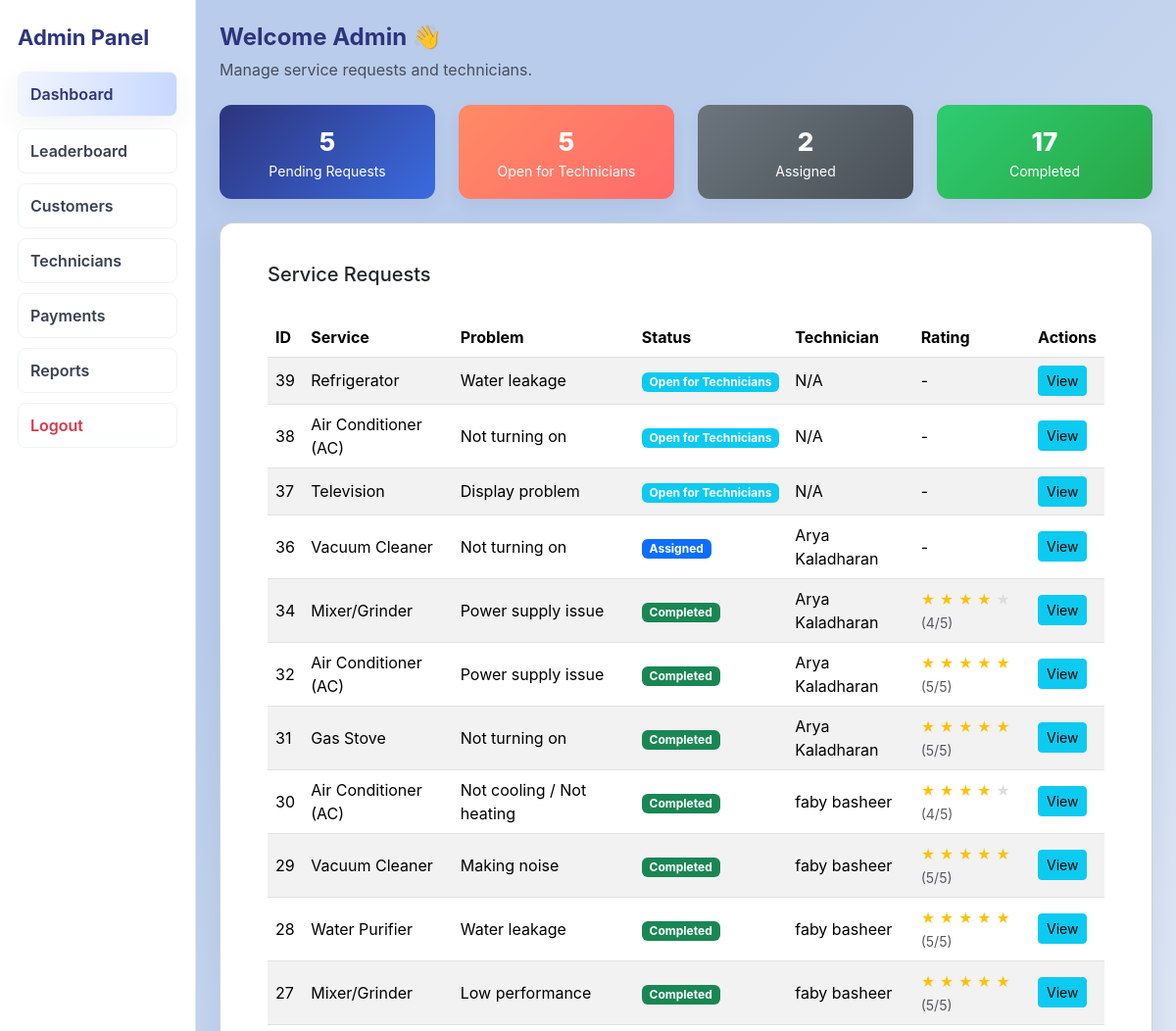
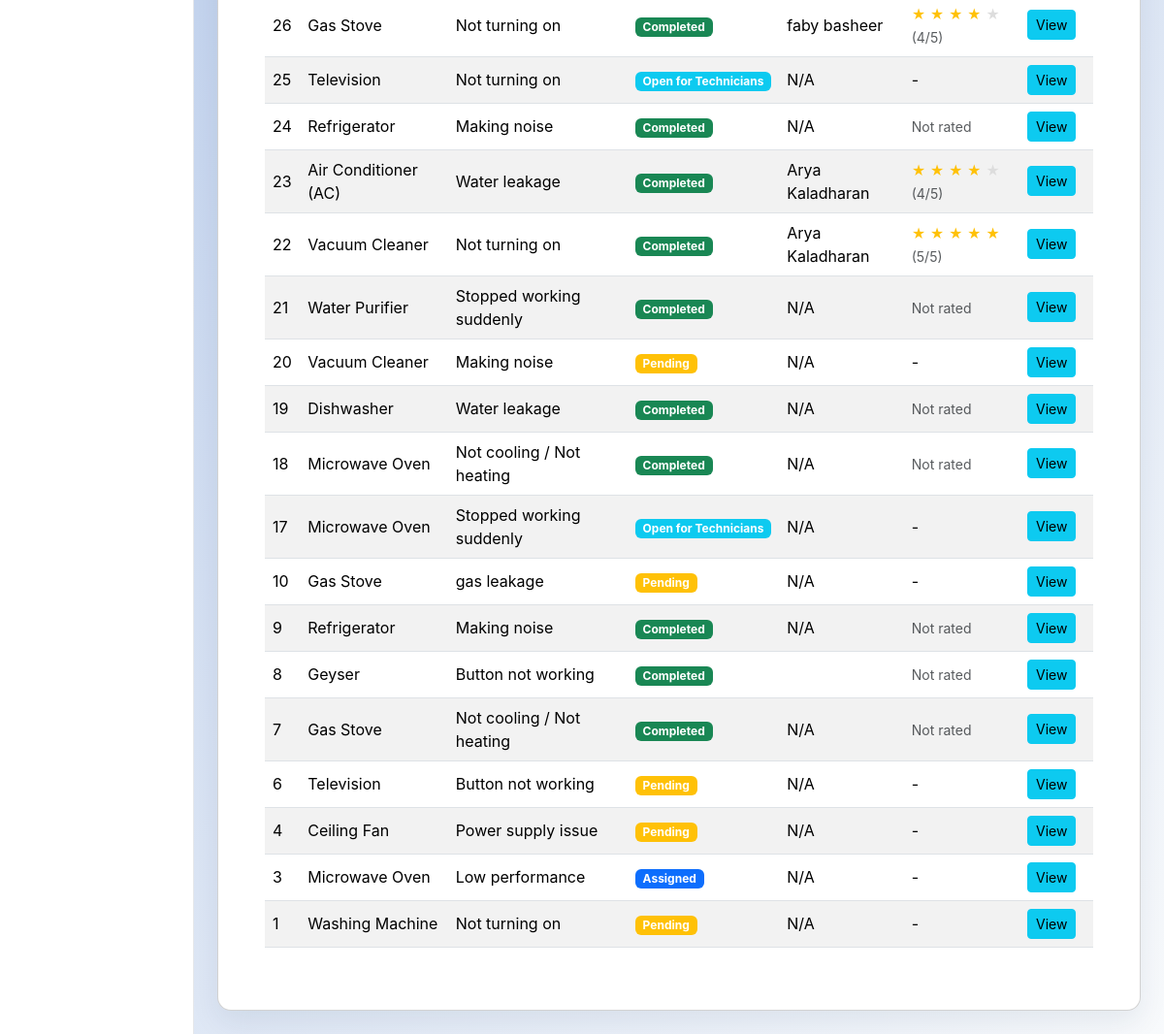
/admindashboard/ (signed in), run on the app's committed database (2 pictures, top to bottom).
### homeservice/models.py (models this page shows, shortened)
class ServiceRequest(models.Model):
    STATUS_CHOICES = [
        ('pending', 'Pending'),
        ('open', 'Open for Technicians'),
        ('assigned', 'Assigned'),
        ('rescheduled', 'Rescheduled'),
        ('accepted', 'Accepted by User'),
        ('reschedule_rejected', 'Reschedule Rejected'),
        ('completed', 'Completed'),
    ]
    user = models.ForeignKey(User, on_delete=models.CASCADE, related_name='requests')
    technician = models.ForeignKey(
        User,
        on_delete=models.SET_NULL,
        null=True,
        blank=True,
        related_name='assigned_jobs'
    )
    service_type = models.CharField(max_length=100)
    problem_description = models.TextField()
    address = models.TextField()
    location = models.CharField(max_length=100, default='')  # Service area for technician matching
    preferred_date = models.DateField(null=True, blank=True)
    preferred_time = models.TimeField(null=True, blank=True)
    suggested_date = models.DateField(null=True, blank=True)
    suggested_time = models.TimeField(null=True, blank=True)
    status = models.CharField(
        max_length=20,
        choices=STATUS_CHOICES,
        default='pending'
    )
    created_at = models.DateTimeField(auto_now_add=True)
    completed_at = models.DateTimeField(null=True, blank=True)
    class Meta:
        pass
    service_amount = models.DecimalField(
        max_digits=8,
        decimal_places=2,
        null=True,
        blank=True
    )
    invoice_number = models.CharField(
        max_length=50,
        null=True,
        blank=True
    )
    invoice_generated = models.BooleanField(default=False)
    rating = models.IntegerField(
        null=True,
        blank=True,
        choices=[(1, '1 Star'), (2, '2 Stars'), (3, '3 Stars'), (4, '4 Stars'), (5, '5 Stars')]
    )
    review = models.TextField(null=True, blank=True)

class Technician(models.Model):
    user = models.OneToOneField(User, on_delete=models.CASCADE)
    name = models.CharField(max_length=100)
    email = models.EmailField()  # easier for admin lookup + views.py compatibility
    phone = models.CharField(max_length=20)
    skill = models.CharField(max_length=100, choices=SKILL_CHOICES)
    address = models.TextField(help_text="Technician's home address")
    service_locations = models.TextField(help_text="Comma separated areas where technician can work")
    experience_years = models.PositiveIntegerField(default=0)
    idproof = models.FileField(upload_to="idproofs/")
    experience_certificate = models.FileField(upload_to="experience_certificates/", null=True, blank=True)
    photo = models.ImageField(upload_to="technicians/photos/", null=True, blank=True)
    is_approved = models.BooleanField(default=False)  # admin must approve
    admin_notified = models.BooleanField(default=False, help_text="Set True when admin has been shown a one-time notification for this signup")
    reset_token = models.CharField(max_length=100, blank=True, null=True)  # For password reset
    discount_percent = models.IntegerField(default=0)
    discount_valid_until = models.DateField(null=True, blank=True)
    subscription_expiry = models.DateField(null=True, blank=True)
    is_active = models.BooleanField(default=True)

class Rating(models.Model):
    technician = models.ForeignKey(Technician, on_delete=models.CASCADE, related_name='ratings')
    job = models.OneToOneField(ServiceRequest, on_delete=models.CASCADE, related_name='rating_obj')
    stars = models.IntegerField(choices=[(1, '1'), (2, '2'), (3, '3'), (4, '4'), (5, '5')])
    auto_generated = models.BooleanField(default=False)
    created_at = models.DateTimeField(auto_now_add=True)

### homeservice/views.py (the view)
# urls.py: path("admindashboard/", views.admindashboard, name="admindashboard"),
@login_required
@csrf_protect
@require_GET  # dashboard never needs to handle POST now
def admindashboard(request):
    if not request.user.is_superuser:
        return redirect('dashboard')
    requests = ServiceRequest.objects.all().order_by('-created_at').select_related('technician', 'rating_obj', 'user__customer')
    new_techs = Technician.objects.filter(is_approved=False, admin_notified=False)
    if new_techs.exists():
        cnt = new_techs.count()
        messages.info(request, f"{cnt} new technician signup request{'s' if cnt>1 else ''}. Review technicians to approve or reject.")
        new_techs.update(admin_notified=True)
    from .models import TechnicianPayment
    new_payments = TechnicianPayment.objects.filter(status='PENDING', admin_notified=False)
    if new_payments.exists():
        cnt = new_payments.count()
        messages.info(request, f"{cnt} new technician payment request{'s' if cnt>1 else ''}. Review payments to approve or reject.")
        new_payments.update(admin_notified=True)
    context = {
        "requests": requests,
        "pending": requests.filter(status="pending").count(),
        "open": requests.filter(status="open").count(),
        "assigned": requests.filter(status="assigned").count(),
        "completed": requests.filter(status="completed").count(),
    }
    return render(request, "homeservice/admindashboard.html", context)

### homeservice/templates/homeservice/admindashboard.html (shortened to what this page needs)
<!DOCTYPE html>
<html lang="en">
<head>
    <link href="https://cdn.jsdelivr.net/npm/bootstrap@5.3.2/dist/css/bootstrap.min.css" rel="stylesheet">
</head>
<body>
<div class="container-fluid">
<div class="row">
    <aside class="col-md-3 col-lg-2 sidebar">
        <h4 class="brand mb-4">Admin Panel</h4>
        <nav class="menu">
            <a href="/admindashboard/" class="active">Dashboard</a>
            <a href="/admin_leaderboard/">Leaderboard</a>
            <a href="/customerlist/">Customers</a>
            <a href="/technicians/">Technicians</a>
            <a href="/admin_payments/">Payments</a>
            <a href="/admin_reports/">Reports</a>
            <a href="#" class="text-danger logout-trigger">Logout</a>
        </nav>
    </aside>
    <main class="col-md-9 col-lg-10 p-4">
        <div class="mb-4">
            <h4>Welcome Admin 👋</h4>
            <p class="text-muted">Manage service requests and technicians.</p>
        </div>
        <div class="row mb-4">
            <div class="col-md-3">
                <div class="stat-box stat-primary text-center">
                    <div class="num">{{ pending }}</div>
                    <div class="small">Pending Requests</div>
                </div>
            </div>
            <div class="col-md-3">
                <div class="stat-box stat-accent text-center">
                    <div class="num">{{ open }}</div>
                    <div class="small">Open for Technicians</div>
                </div>
            </div>
            <div class="col-md-3">
                <div class="stat-box stat-info text-center">
                    <div class="num">{{ assigned }}</div>
                    <div class="small">Assigned</div>
                </div>
            </div>
            <div class="col-md-3">
                <div class="stat-box stat-success text-center">
                    <div class="num">{{ completed }}</div>
                    <div class="small">Completed</div>
                </div>
            </div>
        </div>
        <div class="card dashboard-card">
            <div class="card-header bg-transparent border-0">
                <h5>Service Requests</h5>
            </div>
            <div class="card-body">
                <div class="table-responsive">
                    <table class="table table-striped align-middle">
                        <thead>
                            <tr>
                                <th>ID</th>
                                <th>Service</th>
                                <th>Problem</th>
                                <th>Status</th>
                                <th>Technician</th>
                                <th>Rating</th>
                                <th>Actions</th>
                            </tr>
                        </thead>
                        <tbody>
                        {% for request in requests %}
                            <tr>
                                <td>{{ request.id }}</td>
                                <td>{{ request.service_type }}</td>
                                <td>{{ request.problem_description|truncatechars:40 }}</td>
                                <td>
                                    <span class="badge
                                        {% if request.status == 'pending' %}bg-warning
                                        {% elif request.status == 'open' %}bg-info
                                        {% elif request.status == 'assigned' %}bg-primary
                                        {% elif request.status == 'completed' %}bg-success
                                        {% else %}bg-secondary{% endif %}">
                                        {{ request.get_status_display }}
                                    </span>
                                </td>
                                <td>
                                    {% if request.technician %}
                                        {{ request.technician.technician.name }}
                                    {% else %}
                                        N/A
                                    {% endif %}
                                </td>
                                <td>
                                    {% if request.status == 'completed' and request.rating_obj %}
                                        <div class="rating-stars">
                                            {% for i in "12345"|make_list %}
                                                <span class="star {% if forloop.counter <= request.rating_obj.stars %}filled{% endif %}">★</span>
                                            {% endfor %}
                                            <small class="text-muted">
                                                ({{ request.rating_obj.stars }}/5)
                                            </small>
                                        </div>
                                    {% elif request.status == 'completed' %}
                                        <small class="text-muted">Not rated</small>
                                    {% else %}
                                        -
                                    {% endif %}
                                </td>
                                <td>
                                    <a href="{% url 'request_detail' request.id %}"
                                       class="btn btn-info btn-sm">
                                       View
                                    </a>
                                </td>
                            </tr>
                        {% endfor %}
                        </tbody>
                    </table>
                </div>
            </div>
        </div>
    </main>
</div>
</div>
</body>
</html>

### homeservice/templates/homeservice/_dashboard_styles.html (style rules this page uses)
body { font-family: 'Inter', sans-serif; background: linear-gradient(135deg,#b9cceb 25%, #f8fafc 100%); background-attachment: fixed; color: #273444; }
.dashboard-card { background:#ffffff; padding:32px; border-radius:14px; box-shadow:0 12px 30px rgba(13,38,77,0.08); }
h4 { color:#2d347d; font-weight:700; margin-bottom:6px; }

### homeservice/templates/homeservice/admindashboard.html (style rules this page uses)
.sidebar { min-height:100vh; background:white; border-right:1px solid #e5e7eb; padding:25px 18px; }
.brand { font-size:22px; font-weight:700; color:#2d347d; }
.menu a { margin:10px 0; display:flex; align-items:center; gap:10px; padding:10px 12px; font-weight:600; color:#374151; text-decoration:none; border-radius:8px; background:#fff; border:1px solid #eef2f8; transition:all .18s ease; position:relative; }
.menu a:hover, .menu a.active { background:linear-gradient(90deg,#f1f5ff,#c7d8ff); color:#2d347d; transform:translateY(-2px); box-shadow:0 8px 30px rgba(47,63,88,0.06); }
.stat-box { border-radius:12px; padding:18px; color:#fff; box-shadow:0 8px 20px rgba(13,38,77,0.06); }
.stat-box .num { font-size:26px; font-weight:800; }
.stat-primary { background:linear-gradient(135deg,#2d347d,#3b6be0); }
.stat-accent { background:linear-gradient(135deg,#ff8a65,#ff6b6b); }
.stat-success { background:linear-gradient(135deg,#2ecc71,#28a745); }
.stat-info { background:linear-gradient(135deg,#6c757d,#495057); }
.rating-stars .star { color:#ddd; font-size:14px; }
.rating-stars .star.filled { color:#ffc107; }

### data on the page
ServiceRequest: id "39", service_type "Refrigerator", problem_description "Water leakage", status "Open for Technicians", shows "N/A"
ServiceRequest: id "38", service_type "Air Conditioner (AC)", problem_description "Not turning on", status "Open for Technicians", shows "N/A"
ServiceRequest: id "37", service_type "Television", problem_description "Display problem", status "Open for Technicians", shows "N/A"
ServiceRequest: id "36", service_type "Vacuum Cleaner", problem_description "Not turning on", status "Assigned", technician.technician.name "Arya Kaladharan"
ServiceRequest: id "34", service_type "Mixer/Grinder", problem_description "Power supply issue", status "Completed", technician.technician.name "Arya Kaladharan", rating_obj.stars "4"
ServiceRequest: id "32", service_type "Air Conditioner (AC)", problem_description "Power supply issue", status "Completed", technician.technician.name "Arya Kaladharan", rating_obj.stars "5"
ServiceRequest: id "31", service_type "Gas Stove", problem_description "Not turning on", status "Completed", technician.technician.name "Arya Kaladharan", rating_obj.stars "5"
ServiceRequest: id "30", service_type "Air Conditioner (AC)", problem_description "Not cooling / Not heating", status "Completed", technician.technician.name "faby basheer", rating_obj.stars "4"
ServiceRequest: id "29", service_type "Vacuum Cleaner", problem_description "Making noise", status "Completed", technician.technician.name "faby basheer", rating_obj.stars "5"
ServiceRequest: id "28", service_type "Water Purifier", problem_description "Water leakage", status "Completed", technician.technician.name "faby basheer", rating_obj.stars "5"
ServiceRequest: id "27", service_type "Mixer/Grinder", problem_description "Low performance", status "Completed", technician.technician.name "faby basheer", rating_obj.stars "5"
ServiceRequest: id "26", service_type "Gas Stove", problem_description "Not turning on", status "Completed", technician.technician.name "faby basheer", rating_obj.stars "4"
ServiceRequest: id "25", service_type "Television", problem_description "Not turning on", status "Open for Technicians", shows "N/A"
ServiceRequest: id "24", service_type "Refrigerator", problem_description "Making noise", status "Completed", shows "N/A", shows "Not rated"
ServiceRequest: id "23", service_type "Air Conditioner (AC)", problem_description "Water leakage", status "Completed", technician.technician.name "Arya Kaladharan", rating_obj.stars "4"
ServiceRequest: id "22", service_type "Vacuum Cleaner", problem_description "Not turning on", status "Completed", technician.technician.name "Arya Kaladharan", rating_obj.stars "5"
ServiceRequest: id "21", service_type "Water Purifier", problem_description "Stopped working suddenly", status "Completed", shows "N/A", shows "Not rated"
ServiceRequest: id "20", service_type "Vacuum Cleaner", problem_description "Making noise", status "Pending", shows "N/A"
ServiceRequest: id "19", service_type "Dishwasher", problem_description "Water leakage", status "Completed", shows "N/A", shows "Not rated"
ServiceRequest: id "18", service_type "Microwave Oven", problem_description "Not cooling / Not heating", status "Completed", shows "N/A", shows "Not rated"
ServiceRequest: id "17", service_type "Microwave Oven", problem_description "Stopped working suddenly", status "Open for Technicians", shows "N/A"
ServiceRequest: id "10", service_type "Gas Stove", problem_description "gas leakage", status "Pending", shows "N/A"
ServiceRequest: id "9", service_type "Refrigerator", problem_description "Making noise", status "Completed", shows "N/A", shows "Not rated"
ServiceRequest: id "8", service_type "Geyser", problem_description "Button not working", status "Completed", shows "Not rated"
ServiceRequest: id "7", service_type "Gas Stove", problem_description "Not cooling / Not heating", status "Completed", shows "N/A", shows "Not rated"
ServiceRequest: id "6", service_type "Television", problem_description "Button not working", status "Pending", shows "N/A"
ServiceRequest: id "4", service_type "Ceiling Fan", problem_description "Power supply issue", status "Pending", shows "N/A"
ServiceRequest: id "3", service_type "Microwave Oven", problem_description "Low performance", status "Assigned", shows "N/A"
ServiceRequest: id "1", service_type "Washing Machine", problem_description "Not turning on", status "Pending", shows "N/A"

### other printed values
{{ pending }} "5"
{{ open }} "5"
{{ assigned }} "2"
{{ completed }} "17"
